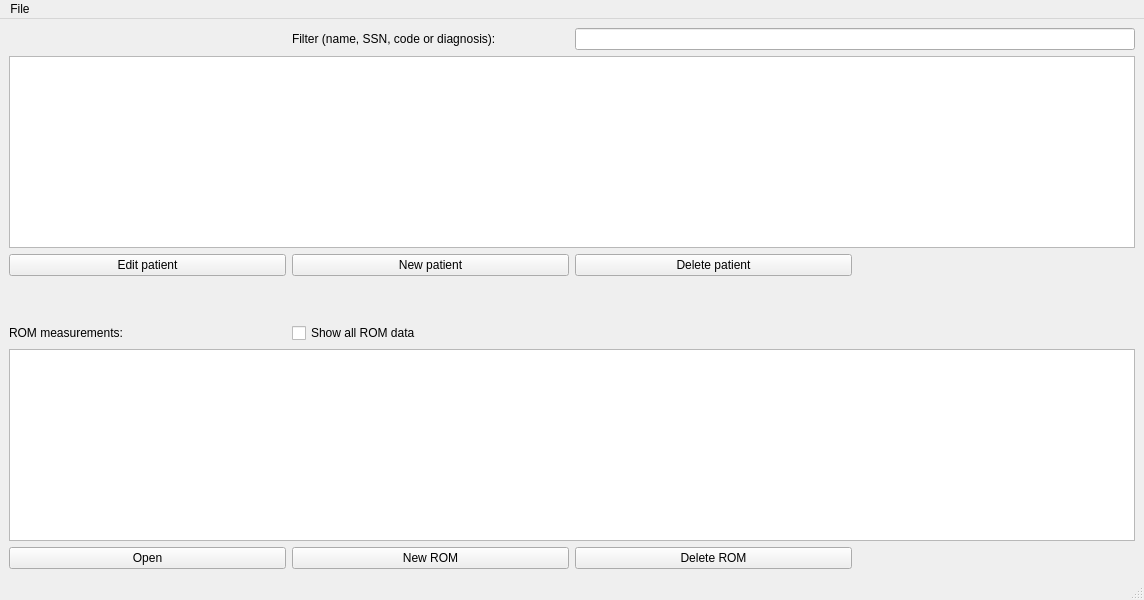
<?xml version="1.0" encoding="UTF-8"?>
<ui version="4.0">
 <class>MainWindow</class>
 <widget class="QMainWindow" name="MainWindow">
  <property name="geometry">
   <rect>
    <x>0</x>
    <y>0</y>
    <width>1144</width>
    <height>600</height>
   </rect>
  </property>
  <property name="windowTitle">
   <string>Gait database</string>
  </property>
  <widget class="QWidget" name="centralwidget">
   <layout class="QHBoxLayout" name="horizontalLayout">
    <item>
     <layout class="QGridLayout" name="gridLayout">
      <item row="2" column="1">
       <widget class="QPushButton" name="btnNewPatient">
        <property name="text">
         <string>New patient</string>
        </property>
       </widget>
      </item>
      <item row="0" column="1">
       <widget class="QLabel" name="label">
        <property name="sizePolicy">
         <sizepolicy hsizetype="Preferred" vsizetype="Preferred">
          <horstretch>0</horstretch>
          <verstretch>0</verstretch>
         </sizepolicy>
        </property>
        <property name="text">
         <string>Filter (name, SSN, code or diagnosis):</string>
        </property>
       </widget>
      </item>
      <item row="5" column="0" colspan="4">
       <widget class="QTableView" name="tvROM">
        <property name="editTriggers">
         <set>QAbstractItemView::NoEditTriggers</set>
        </property>
        <property name="selectionMode">
         <enum>QAbstractItemView::SingleSelection</enum>
        </property>
        <property name="selectionBehavior">
         <enum>QAbstractItemView::SelectRows</enum>
        </property>
        <property name="sortingEnabled">
         <bool>true</bool>
        </property>
        <attribute name="verticalHeaderVisible">
         <bool>false</bool>
        </attribute>
       </widget>
      </item>
      <item row="6" column="1">
       <widget class="QPushButton" name="btnNewROM">
        <property name="text">
         <string>New ROM</string>
        </property>
       </widget>
      </item>
      <item row="4" column="0">
       <widget class="QLabel" name="label_7">
        <property name="text">
         <string>ROM measurements:</string>
        </property>
       </widget>
      </item>
      <item row="2" column="0">
       <widget class="QPushButton" name="btnEditPatient">
        <property name="text">
         <string>Edit patient</string>
        </property>
       </widget>
      </item>
      <item row="0" column="2" colspan="2">
       <widget class="QLineEdit" name="lineEdit">
        <property name="sizePolicy">
         <sizepolicy hsizetype="Preferred" vsizetype="Fixed">
          <horstretch>0</horstretch>
          <verstretch>0</verstretch>
         </sizepolicy>
        </property>
       </widget>
      </item>
      <item row="6" column="0">
       <widget class="QPushButton" name="btnOpenROM">
        <property name="text">
         <string>Open</string>
        </property>
       </widget>
      </item>
      <item row="1" column="0" colspan="4">
       <widget class="QTableView" name="tvPatient">
        <property name="editTriggers">
         <set>QAbstractItemView::NoEditTriggers</set>
        </property>
        <property name="selectionMode">
         <enum>QAbstractItemView::SingleSelection</enum>
        </property>
        <property name="selectionBehavior">
         <enum>QAbstractItemView::SelectRows</enum>
        </property>
        <property name="sortingEnabled">
         <bool>true</bool>
        </property>
        <attribute name="verticalHeaderVisible">
         <bool>false</bool>
        </attribute>
       </widget>
      </item>
      <item row="3" column="0">
       <spacer name="verticalSpacer">
        <property name="orientation">
         <enum>Qt::Vertical</enum>
        </property>
        <property name="sizeHint" stdset="0">
         <size>
          <width>20</width>
          <height>40</height>
         </size>
        </property>
       </spacer>
      </item>
      <item row="4" column="1">
       <widget class="QCheckBox" name="cbShowAllROM">
        <property name="text">
         <string>Show all ROM data</string>
        </property>
       </widget>
      </item>
      <item row="6" column="2">
       <widget class="QPushButton" name="btnDeleteROM">
        <property name="text">
         <string>Delete ROM</string>
        </property>
       </widget>
      </item>
      <item row="2" column="2">
       <widget class="QPushButton" name="btnDeletePatient">
        <property name="text">
         <string>Delete patient</string>
        </property>
       </widget>
      </item>
     </layout>
    </item>
   </layout>
  </widget>
  <widget class="QMenuBar" name="menubar">
   <property name="geometry">
    <rect>
     <x>0</x>
     <y>0</y>
     <width>1144</width>
     <height>21</height>
    </rect>
   </property>
   <widget class="QMenu" name="menuFile">
    <property name="title">
     <string>File</string>
    </property>
    <addaction name="actionQuit"/>
   </widget>
   <addaction name="menuFile"/>
  </widget>
  <widget class="QStatusBar" name="statusbar"/>
  <action name="actionQuit">
   <property name="text">
    <string>Quit</string>
   </property>
  </action>
 </widget>
 <resources/>
 <connections/>
</ui>
